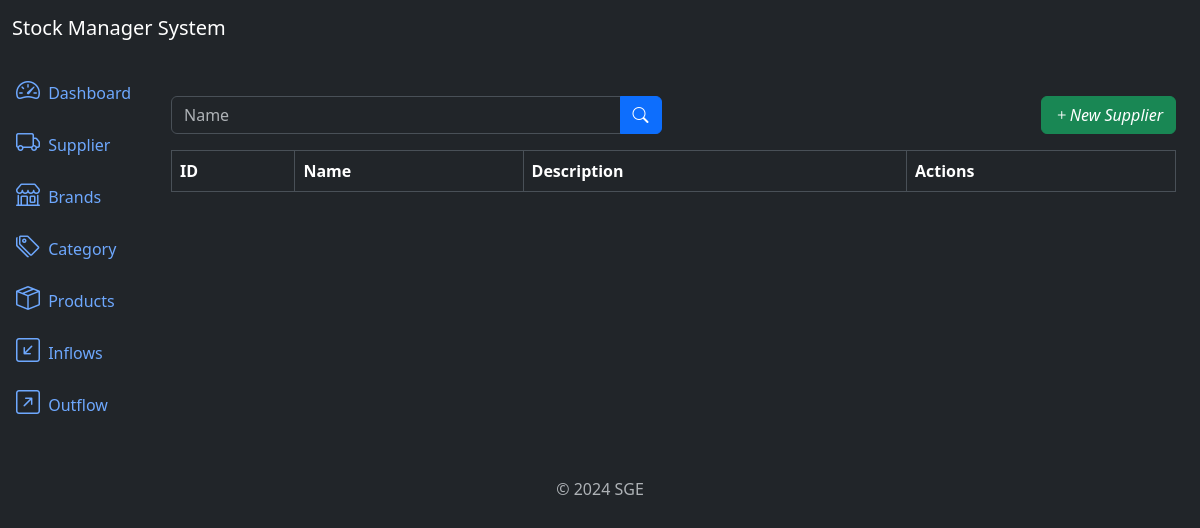
The page /suppliers/list/ on the database as committed earlier.
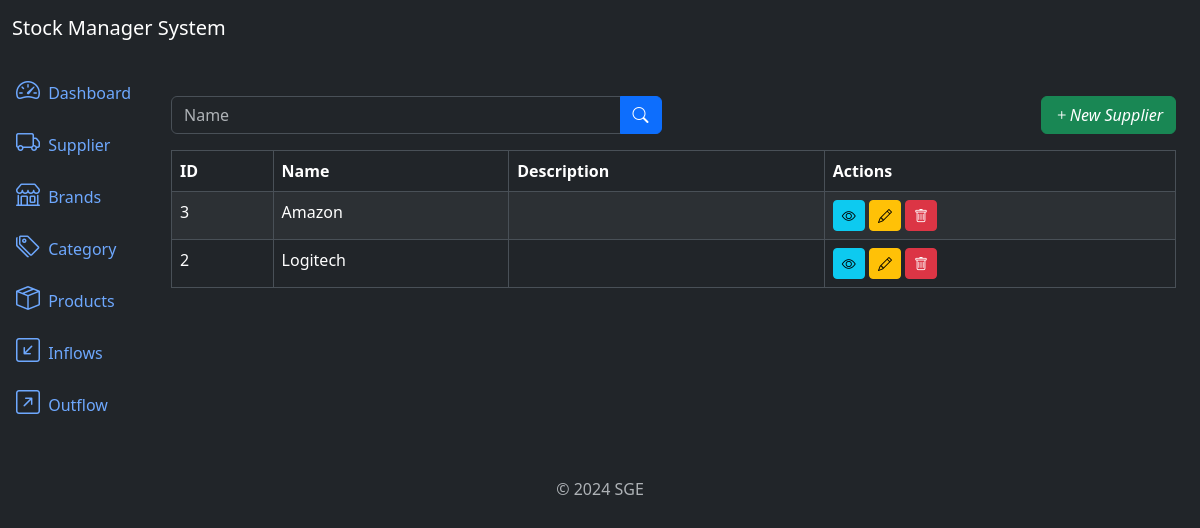
The same page on the database as committed later.
### suppliers/models.py (models this page shows, shortened)
class Supplier(models.Model):
	name = models.CharField(max_length=500)
	description = models.TextField(null=True, blank=True)
	created_at = models.DateTimeField(auto_now_add=True)
	updated_at = models.DateTimeField(auto_now=True)
	class Meta:
		ordering = ['name']

### suppliers/views.py (the view)
# urls.py: path('suppliers/list/', views.SupplierListView.as_view(), name='supplier_list'),
class SupplierListView(ListView):
	model = models.Supplier
	template_name = 'supplier_list.html'
	context_object_name = 'suppliers'
	paginate_by = 3
	def get_queryset(self):
		queryset = super().get_queryset()
		name = self.request.GET.get('name')
		if name:
			queryset = queryset.filter(name__icontains=name)
		return queryset

### suppliers/templates/supplier_list.html (shortened to what this page needs)
{% extends 'base.html' %}
{% block content %}
    <div class="row mb-3">
        <div class="col-md-6">
            <form method="get" action="{% url 'supplier_list' %}">
                <div class="input-group">
                    <input type="text" class="form-control" name="name" placeholder="Name"
                           value="{{ request.GET.name }}">
                    <button type="submit" class="btn btn-primary"><i class="bi bi-search"></i></button>
                </div>
            </form>
        </div>
        <div class="col mb-6">
            <a href="{% url 'supplier_create' %}" class="btn btn-success float-end">
                <i class="bi bi-plus">New Supplier</i>
            </a>
        </div>
    </div>
    <div class="table-responsive">
        <table class="table table-striped table-bordered">
            <thead class="thead-dark">
            <tr>
                <th>ID</th>
                <th>Name</th>
                <th>Description</th>
                <th>Actions</th>
            </tr>
            </thead>
            <tbody>
            {% for supplier in suppliers %}
                <tr>
                    <td>{{ supplier.id }}</td>
                    <td>{{ supplier.name }}</td>
                    <td>{{ supplier.description }}</td>
                    <td>
                        <a href="{% url 'supplier_detail' supplier.id %}" class="btn btn-info btn-sm"><i
                                class="bi bi-eye"></i></a>
                        <a href="{% url 'supplier_update' supplier.id %}" class="btn btn-warning btn-sm"><i
                                class="bi bi-pencil"></i></a>
                        <a href="{% url 'supplier_delete' supplier.id %}" class="btn btn-danger btn-sm"><i
                                class="bi bi-trash"></i></a>
                    </td>
                </tr>
            {% endfor %}
            </tbody>
        </table>
    </div>
{% endblock %}

Rows that differ between the two databases and show on the page:
added Supplier: id "3", name "Amazon"
added Supplier: id "2", name "Logitech"
